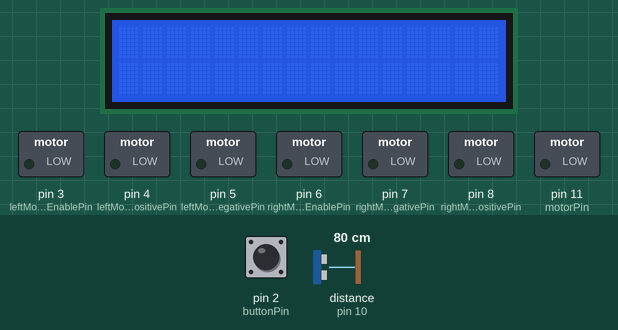
A sketch run on a simulated Arduino Uno, built with avr-gcc and run on an emulated ATmega328P. On the bench: 16×2 character LCD, switched loads named in the sketch (green lamp = pin HIGH). Dashed ring = blinking. The inputs (shaded band) are chosen by the test bench; at power-on: pin 2 (buttonPin) HIGH, distance to the obstacle (sensor on pin 10) 80 cm. The echo pulse lasts 58.3 µs per cm; sleep ends after the set time or at an interrupt; random numbers use the default seed unless the sketch sets one; pins used as bus, display or sensor lines are not drawn.

Above: at 1.2 s.
1.3 s: pin 2 (buttonPin) pulled LOW for 0.15 s
At 2.0 s:
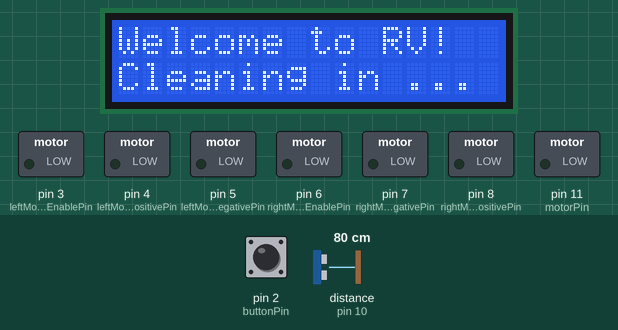
4.4 s: pin 2 (buttonPin) pulled LOW for 3.2 s
At 7.1 s:
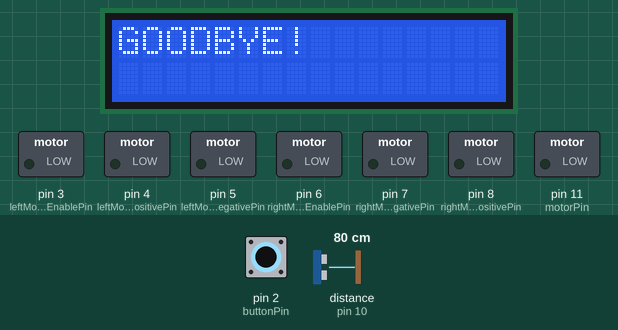
8.2 s: distance to the obstacle (sensor on pin 10) set to 250 cm
At 9.1 s:
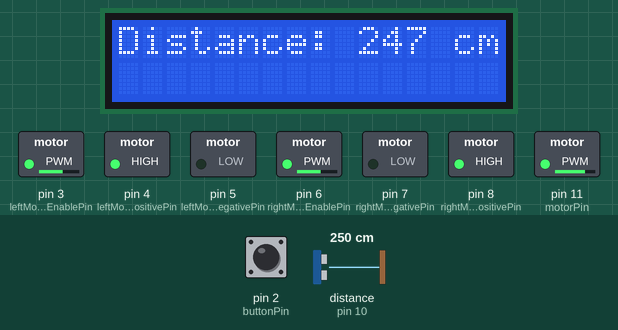
11.2 s: distance to the obstacle (sensor on pin 10) set to 18 cm
At 11.9 s:
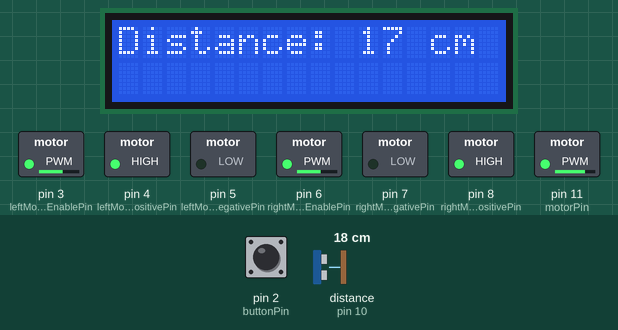
13.0 s: distance to the obstacle (sensor on pin 10) set to 14 cm
At 14.0 s:
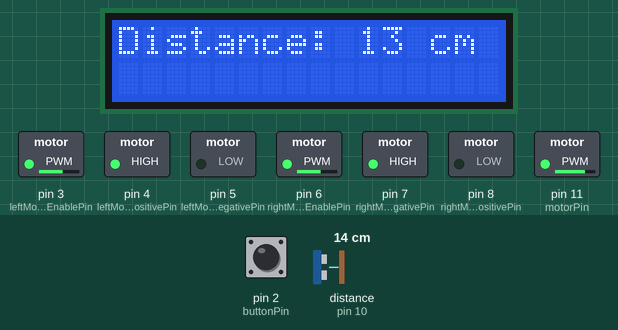
16.0 s: pin 2 (buttonPin) pulled LOW for 1 s
At 16.9 s:
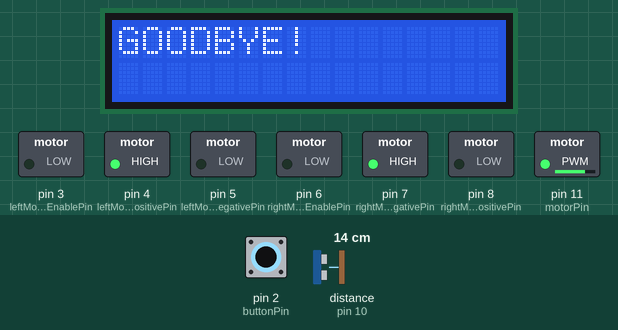
Timing chart, 0 to 18.6 s (numbered marks = the images above; inputs shaded):
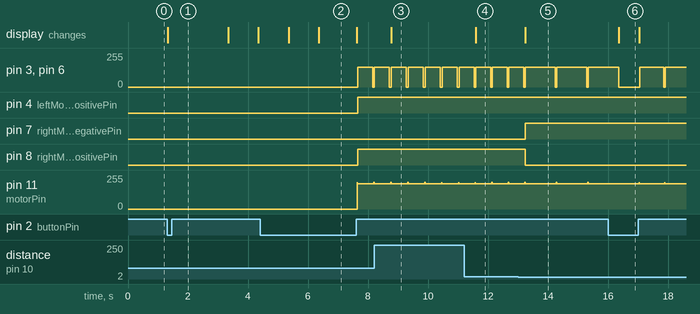

Measured:
- the behaviour switches between 17 and 16 cm on distance to the obstacle (sensor on pin 10) (found by bisection; images 4 and 5)
- after the input at 1.3 s, the display: changes at once (image 1)
- after the input at 8.2 s, the display: changes after 0.58 s (image 3)
- after the input at 11.2 s, the display: changes after 0.39 s (image 4)
- after the input at 13.0 s, pin 7 (rightMotorNegativePin): LOW → HIGH after 0.25 s; pin 8 (rightMotorPositivePin): HIGH → LOW after 0.25 s; the display: changes after 0.25 s (image 5)
- after the input at 16.0 s, the display: changes after 0.36 s (image 6)

The sketch:

robotvacuum.ino
```cpp
// Include required packages

// As mentioned in the video, you can download the LCD library
// from https://bitbucket.org/fmalpartida/new-liquidcrystal/wiki/Home
// and follow this  video https://www.youtube.com/watch?v=xVC0X_PE_XE
// to configure your LCD screen
#include <Wire.h>
#include <LiquidCrystal_I2C.h>
#include <avr/sleep.h>

// Initialise the LCD
LiquidCrystal_I2C lcd(0x3F, 2,1,0,4,5,6,7,3,POSITIVE);


// On/off button pin
const int buttonPin = 2;
bool buttonPressed = false;

// Set up the pins, these are constant
const int leftMotorEnablePin = 3;       // Pins for the left wheel
const int leftMotorPositivePin = 4;
const int leftMotorNegativePin = 5;

const int rightMotorEnablePin = 6;      // Pins for the right wheel
const int rightMotorNegativePin = 7;
const int rightMotorPositivePin = 8;

// Pins for the ultrasonic sensor
const int trigPin = 9;
const int echoPin = 10;

// Pin for the sweepers
const int motorPin = 11;

// Variables for the ultrasonic sensor
long duration;
int distance;

// Variable for robot to turn
int angle_to_turn;

void setup() {
  // Set the on/off button as an input
  pinMode(buttonPin, INPUT);
    Serial.begin(9600);     // Serial monitor for debugging

  // Set the trigger pin as an output
  pinMode(trigPin, OUTPUT);

  // Set the echo pin as an input
  pinMode(echoPin, INPUT);

  // Initialise the lcd - 16 columns and 2 rows
  lcd.begin(16,2);

  // Set the wheels as outputs, both the enable pins and 2 sides of each motor
  pinMode(leftMotorEnablePin, OUTPUT);
  pinMode(leftMotorNegativePin, OUTPUT);
  pinMode(leftMotorPositivePin, OUTPUT);

  pinMode(rightMotorEnablePin, OUTPUT);
  pinMode(rightMotorNegativePin, OUTPUT);
  pinMode(rightMotorPositivePin, OUTPUT);

  // Set motor pin as an output
  pinMode(motorPin, OUTPUT);
}

/*
 *  Displays a welcome message on the LCD
 */
void welcomeMsg(){
    lcd.clear();                  // Clear the screen
    lcd.print("Welcome to RV!");  // Welcome user to Robot Vacuum
    lcd.setCursor(0,1);           // Set the cursor to the first character, second row
    lcd.print("Cleaning in ...");
    delay(2000);                  // Display for 2 seconds
    lcd.clear();
    lcd.print("3...");            // Display 3,2,1 with one second delays
    delay(1000);
    lcd.clear();
    lcd.print("2...");
    delay(1000);
    lcd.clear();
    lcd.print("1...");
    delay(1000);
    lcd.clear();
    lcd.print("GO!");

}

/*
 *  Displays a welcome message on the LCD
 */
void goodbyeMsg(){
    lcd.clear();                  // Clear the screen
    lcd.print("GOODBYE!");        // Goodbye message
}
void wakeUpNow() {
  //  Code to run immediately after wakeup
  // Purely optional
}

void goToSleep() {
//  Serial.print("state of pin inside sleep ");   // Debugging
//  Serial.println(digitalRead(buttonPin));
  set_sleep_mode(SLEEP_MODE_PWR_DOWN);
  sleep_enable();
  attachInterrupt(0, wakeUpNow, LOW);
  sleep_mode();
  sleep_disable();
  detachInterrupt(0);

  // Decide whether to display the welcome message or goodbye message
  if (!buttonPressed)
  {
    welcomeMsg();
  }else
  {
    goodbyeMsg();
  }
  buttonPressed = true;

}

/*
 * Moves the car forwards for a specified number of milliseconds
 */
void moveForwards(int delayTime){
  enableMotors();

  // set the left and right motors to spin forwards
  digitalWrite(leftMotorPositivePin, HIGH);
  digitalWrite(leftMotorNegativePin, LOW);

  digitalWrite(rightMotorPositivePin, HIGH);
  digitalWrite(rightMotorNegativePin, LOW);

  delay(delayTime);
  disableMotors(); // disable so they don't just keep spinning forwards
}


/*
 * Turn the car to the right for a specified number of milliseconds
 */
void turnRight(int delayTime){
  enableMotors();

  digitalWrite(leftMotorPositivePin, HIGH);
  digitalWrite(leftMotorNegativePin, LOW);

  digitalWrite(rightMotorPositivePin, LOW);
  digitalWrite(rightMotorNegativePin, HIGH);

  delay(delayTime);
  disableMotors();
}


/*
 * Enable the wheel motors
 */
void enableMotors(){
  analogWrite(leftMotorEnablePin, 150); // set a speed (out of 255) by sending PWM signal
  analogWrite(rightMotorEnablePin, 150);
  delay(1);
  }

/*
 * Disable the wheel motors
 */
void disableMotors(){
  analogWrite(leftMotorEnablePin, 0);
  analogWrite(rightMotorEnablePin, 0);
  delay(1);
}


void loop(){
  goToSleep();
//  Serial.print("state of button press ");
//  Serial.println(buttonPressed);

  // While the button is ON, keep running the vacuum robot
  while (digitalRead(buttonPin) && buttonPressed ) {

//    Serial.print("state of pin ");
//    Serial.println(digitalRead(buttonPin));

    if (!digitalRead(buttonPin)){
      buttonPressed = !buttonPressed;
      }

    // Clears the trigPin
    digitalWrite(trigPin, LOW);
    delayMicroseconds(2);

    // Sets the trigPin on HIGH state for 10 micro seconds
    digitalWrite(trigPin, HIGH);
    delayMicroseconds(10);
    digitalWrite(trigPin, LOW);

    // Reads the echoPin, returns the sound wave travel time in microseconds
    duration = pulseIn(echoPin, HIGH);

    // Calculating the distance
    distance= duration*0.034/2;

    lcd.clear();
    lcd.setCursor(0,0);         // Set the cursor to the first character, first row
    lcd.print("Distance: ");    // Prints string "Distance" on the LCD
    lcd.print(distance);        // Prints the distance value from the sensor
    lcd.print(" cm");
    delay(10);

    // Sweeper motors
    analogWrite(motorPin, 200); // Motor at 150/255 of full speed
    delay(10);
    analogWrite(motorPin, 190);; // Motor at 250/255 of full speed
    delay(10);

    // If we are too close to a wall/obstacle then turn right
    if (distance > 15)
    {
      moveForwards(500);
    }
    else
    {
      angle_to_turn = random(4,6)*200;
      turnRight(angle_to_turn);
    }

  }
}
```
